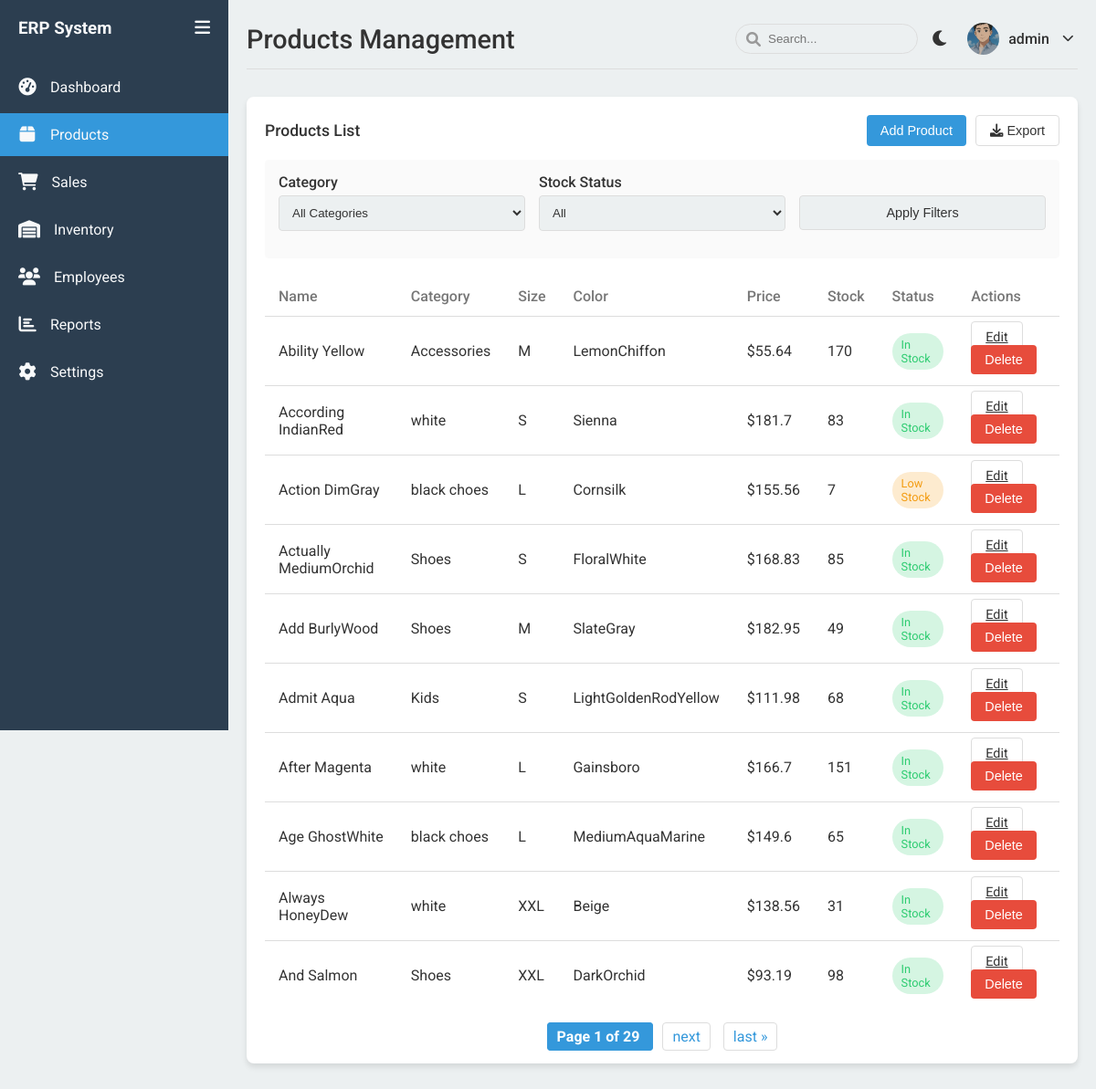
The page /products/ (signed in) on the database as committed earlier.
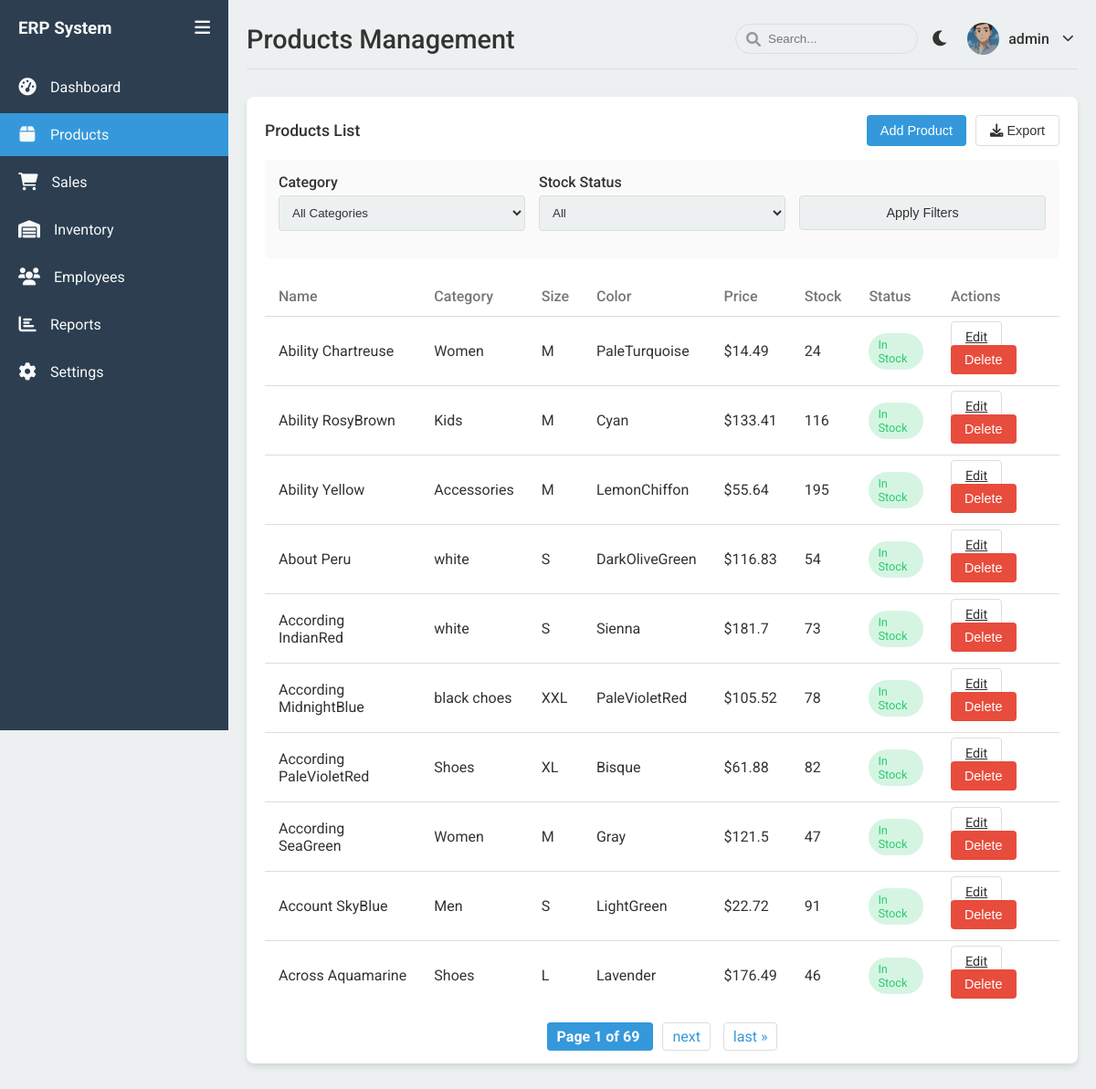
The same page on the database as committed later.
### main/models.py (models this page shows, shortened)
class Product(models.Model):
    name = models.CharField(max_length=100)
    category = models.ForeignKey(Category, on_delete=models.CASCADE)
    size = models.CharField(max_length=20, blank=True, null=True)
    color = models.CharField(max_length=50, blank=True, null=True)
    price = models.FloatField()
    stock_quantity = models.IntegerField(default=0)
    created_at = models.DateTimeField(auto_now_add=True)
    updated_at = models.DateTimeField(auto_now=True)

class Category(models.Model):
    name = models.CharField(max_length=100)
    class Meta:
        verbose_name_plural = "Categories"

### main/views.py (the view, shortened to what this page needs)
@login_required
def products(request):
    category_id = request.GET.get('category')
    stock_status = request.GET.get('stock')
    products_list = Product.objects.select_related('category').all()
    if category_id:
        products_list = products_list.filter(category_id=category_id)
    paginator = Paginator(products_list.order_by('name'), 10)
    page = request.GET.get('page', 1)
    products = paginator.get_page(page)
    categories = Category.objects.all()
    context = {
        'products': products,
        'categories': categories,
    }
    return render(request, 'main/products.html', context)

### main/templates/main/products.html (shortened to what this page needs)
{% extends 'main/base.html' %}
{% load static %}
{% block header_title %}Products Management{% endblock %}
{% block content %}
<div class="table-container">
    <div class="table-header">
        <h3 class="table-title">Products List</h3>
        <div class="table-actions">
            <button class="btn btn-primary" id="addProductBtn">Add Product</button>
            <button class="btn btn-outline" id="exportProductsBtn">
                <i class="fas fa-download"></i> Export
            </button>
        </div>
    </div>
    <div class="filter-options">
        <div class="form-row">
            <div class="form-group">
                <label class="form-label">Category</label>
                <select class="form-control" id="categoryFilter">
                    <option value="">All Categories</option>
                </select>
            </div>
            <div class="form-group">
                <label class="form-label">Stock Status</label>
                <select class="form-control" id="stockFilter">
                    <option value="">All</option>
                </select>
            </div>
            <div class="form-group">
                <label class="form-label">&nbsp;</label>
                <button class="btn btn-outline form-control" id="applyFilters">Apply Filters</button>
            </div>
        </div>
    </div>
    <table>
        <thead>
            <tr>
                <th>Name</th>
                <th>Category</th>
                <th>Size</th>
                <th>Color</th>
                <th>Price</th>
                <th>Stock</th>
                <th>Status</th>
                <th>Actions</th>
            </tr>
        </thead>
        <tbody>
            {% for product in products %}
            <tr>
                <td>{{ product.name }}</td>
                <td>{{ product.category.name }}</td>
                <td>{{ product.size|default:"-" }}</td>
                <td>{{ product.color|default:"-" }}</td>
                <td>${{ product.price }}</td>
                <td>{{ product.stock_quantity }}</td>
                <td>
                    {% if product.stock_quantity == 0 %}
                    <span class="status status-danger">Out of Stock</span>
                    {% elif product.stock_quantity < 10 %}
                    <span class="status status-warning">Low Stock</span>
                    {% else %}
                    <span class="status status-success">In Stock</span>
                    {% endif %}
                </td>
                <td>
                    <a href="{% url 'edit_product' product.id %}" class="btn btn-outline btn-sm">Edit</a>
                    <button class="btn btn-danger btn-sm delete-product-btn" data-product-id="{{ product.id }}" data-delete-url="{% url 'delete_product' product.id %}">Delete</button>
                </td>
            </tr>
            {% empty %}
            <tr>
                <td colspan="8" style="text-align: center;">No products found</td>
            </tr>
            {% endfor %}
        </tbody>
    </table>
    {% if products.has_other_pages %}
    <div class="pagination">
        <span class="step-links">
            <span class="current">
                Page {{ products.number }} of {{ products.paginator.num_pages }}
            </span>
            {% if products.has_next %}
                <a href="?page={{ products.next_page_number }}{{ request.GET.urlencode|cut:'page=' }}">next</a>
                <a href="?page={{ products.paginator.num_pages }}{{ request.GET.urlencode|cut:'page=' }}">last &raquo;</a>
            {% endif %}
        </span>
    </div>
    {% endif %}
</div>
{% endblock %}

Rows that differ between the two databases and show on the page:
no longer on this page (row edited): Product: name "Action DimGray", category.name "black choes", size "L", color "Cornsilk", price "155.56", stock_quantity "7", shows "Low Stock"
no longer on this page (row edited): Product: name "Actually MediumOrchid", category.name "Shoes", size "S", color "FloralWhite", price "168.83", stock_quantity "85", shows "In Stock"
no longer on this page (row edited): Product: name "Add BurlyWood", category.name "Shoes", size "M", color "SlateGray", price "182.95", stock_quantity "49", shows "In Stock"
no longer on this page (row edited): Product: name "Admit Aqua", category.name "Kids", size "S", color "LightGoldenRodYellow", price "111.98", stock_quantity "68", shows "In Stock"
no longer on this page (row edited): Product: name "After Magenta", category.name "white", size "L", color "Gainsboro", price "166.7", stock_quantity "151", shows "In Stock"
no longer on this page (row edited): Product: name "Age GhostWhite", category.name "black choes", size "L", color "MediumAquaMarine", price "149.6", stock_quantity "65", shows "In Stock"
no longer on this page (row edited): Product: name "Always HoneyDew", category.name "white", size "XXL", color "Beige", price "138.56", stock_quantity "31", shows "In Stock"
no longer on this page (row edited): Product: name "And Salmon", category.name "Shoes", size "XXL", color "DarkOrchid", price "93.19", stock_quantity "98", shows "In Stock"
added Product: name "Ability Chartreuse", category.name "Women", size "M", color "PaleTurquoise", price "14.49", stock_quantity "24", shows "In Stock"
added Product: name "Ability RosyBrown", category.name "Kids", size "M", color "Cyan", price "133.41", stock_quantity "116", shows "In Stock"
changed Product "Ability Yellow": stock_quantity "170" → "195"
added Product: name "About Peru", category.name "white", size "S", color "DarkOliveGreen", price "116.83", stock_quantity "54", shows "In Stock"
changed Product "According IndianRed": stock_quantity "83" → "73"
added Product: name "According MidnightBlue", category.name "black choes", size "XXL", color "PaleVioletRed", price "105.52", stock_quantity "78", shows "In Stock"
added Product: name "According PaleVioletRed", category.name "Shoes", size "XL", color "Bisque", price "61.88", stock_quantity "82", shows "In Stock"
added Product: name "According SeaGreen", category.name "Women", size "M", color "Gray", price "121.5", stock_quantity "47", shows "In Stock"
added Product: name "Account SkyBlue", category.name "Men", size "S", color "LightGreen", price "22.72", stock_quantity "91", shows "In Stock"
added Product: name "Across Aquamarine", category.name "Shoes", size "L", color "Lavender", price "176.49", stock_quantity "46", shows "In Stock"
Other text that changed with them:
{{ products.paginator.num_pages }}: "29" → "69"
